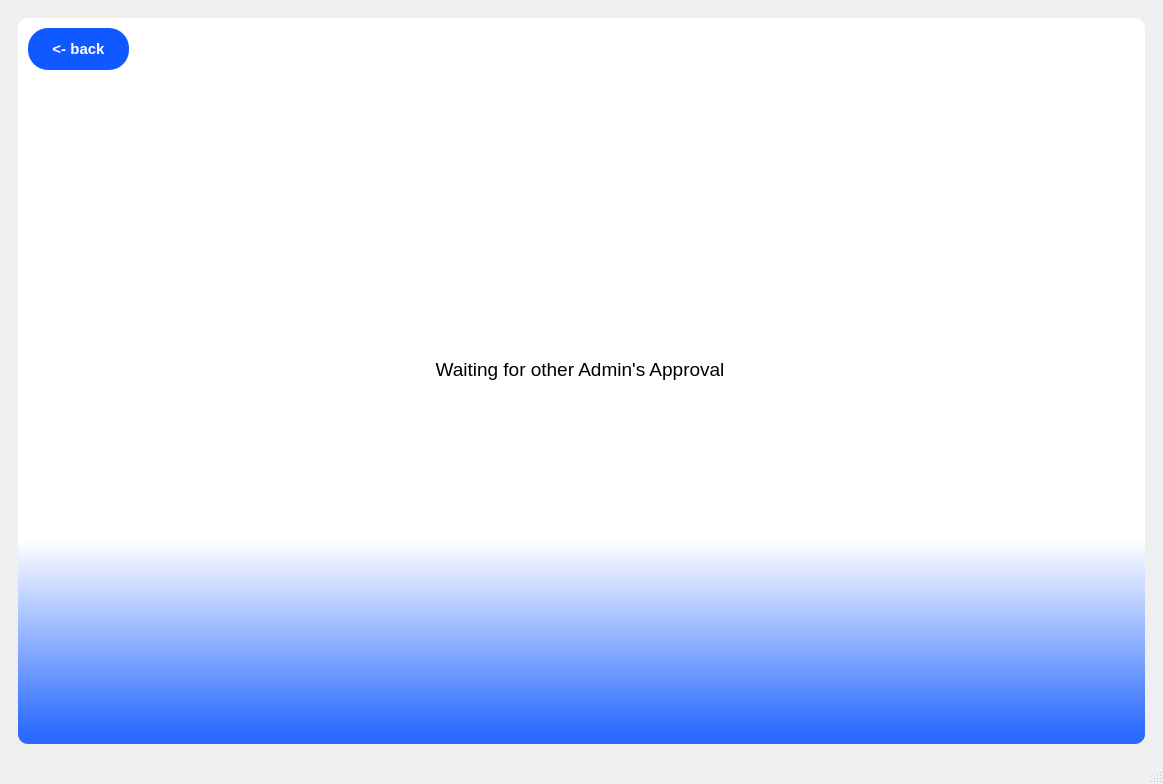
<?xml version="1.0" encoding="UTF-8"?>
<ui version="4.0">
 <class>MainWindow</class>
 <widget class="QMainWindow" name="MainWindow">
  <property name="geometry">
   <rect>
    <x>0</x>
    <y>0</y>
    <width>1163</width>
    <height>784</height>
   </rect>
  </property>
  <property name="windowTitle">
   <string>MainWindow</string>
  </property>
  <property name="styleSheet">
   <string notr="true">/* =======================================================
   1. LEFT FRAMES (Gradient Background for both pages)
======================================================= */
QFrame#leftLoginFrame, QFrame#leftSignupFrame, QFrame#waitingFrame {
    background: qlineargradient(x1:0, y1:0, x2:1, y2:1, 
                                stop:0 #ffffff, 
                                stop:1 #e0eaf5);
    border-radius: 10px;
}

/* =======================================================
   2. RIGHT IMAGE FRAMES (Apply to both if duplicated)
======================================================= */
QFrame#rightImageFrame, QFrame#rightImageFrame_2 {
    border-image: url(:/images/votingImage.png) 0 0 0 0 stretch stretch;
}

/* =======================================================
   3. PRIMARY ACTION BUTTONS (Login, Register, Back)
      Smooth Solid Blue Pill shape
======================================================= */
QPushButton#loginSubmitBtn, QPushButton#signupSubmitBtn, QPushButton#adminWaitBackBtn {
    background-color: #3b5998; 
    color: white;
    border: none;
    border-radius: 20px; 
    padding: 12px;
    font-size: 15px;
    font-weight: bold;
}

QPushButton#loginSubmitBtn:hover, QPushButton#signupSubmitBtn:hover, QPushButton#adminWaitBackBtn:hover {
    background-color: #4b6ea8; 
}

QPushButton#loginSubmitBtn:pressed, QPushButton#signupSubmitBtn:pressed, QPushButton#adminWaitBackBtn:pressed {
    background-color: #2a4170; 
}

/* =======================================================
   4. SECONDARY NAVIGATION BUTTONS (Switch Pages)
      Ghost/Outline Style
======================================================= */
QPushButton#goToSignupBtn, QPushButton#goToLoginBtn {
    background-color: transparent;
    color: #3b5998; 
    border: 2px solid transparent;
    border-radius: 15px;
    padding: 10px;
    font-size: 13px;
    font-weight: bold;
}

QPushButton#goToSignupBtn:hover, QPushButton#goToLoginBtn:hover {
    background-color: #eef2f9; 
    border: 2px solid #3b5998; 
}

QPushButton#goToSignupBtn:pressed, QPushButton#goToLoginBtn:pressed {
    background-color: #dbe4f0;
}

/* =======================================================
   5. ALL TEXT INPUTS (User, Pass, Email, etc.)
======================================================= */
QLineEdit {
    background-color: #ffffff;
    border: 1px solid #cccccc;
    border-radius: 12px; 
    padding: 10px 15px;
    font-size: 14px;
    color: #333333;
}

QLineEdit:focus {
    border: 2px solid #3b5998; 
    background-color: #fbfcff;
}

/* =======================================================
   6. DASHBOARD SIDEBAR (User &amp; Admin)
======================================================= */
/* The dark sidebar container */
QFrame#userSidebarFrame, QFrame#adminSidebarFrame {
    background-color: #314a75; /* A much lighter, smoother slate-blue */
    border-right: 2px solid #3b5998;
}

/* Sidebar Title Labels (e.g., &quot;VOTER MENU&quot;) */
QFrame#userSidebarFrame QLabel, QFrame#adminSidebarFrame QLabel {
    color: white;
    font-size: 16px;
    font-weight: bold;
    padding: 15px;
}

/* Sidebar Navigation Buttons */
QFrame#userSidebarFrame QPushButton, QFrame#adminSidebarFrame QPushButton {
    background-color: transparent; 
    color: #e8eef7; /* Slightly brighter text to keep high contrast */
    text-align: left; /* Flushes text to the left */
    padding: 15px 20px; /* Taller padding for easy clicking */
    font-size: 14px;
    font-weight: bold;
    border: none;
    border-radius: 0px; /* Removes pill shape for sidebar items */
}

/* Sidebar Hover, Pressed, AND Active (Checked) Effects */
QFrame#userSidebarFrame QPushButton:hover, 
QFrame#adminSidebarFrame QPushButton:hover,
QFrame#userSidebarFrame QPushButton:pressed, 
QFrame#adminSidebarFrame QPushButton:pressed,
QFrame#userSidebarFrame QPushButton:checked, 
QFrame#adminSidebarFrame QPushButton:checked {
    background-color: #4b6ea8; /* Boosted hover color */
    color: white;
    border-left: 5px solid #ffffff; /* Cool white indicator bar */
}

/* =======================================================
   8. PROFILE TOP BAR
======================================================= */
/* The Avatar Button */
QPushButton#userProfilePicBtn, QPushButton#adminProfilePicBtn {
    background-color: transparent;
    border: 2px solid #3b5998; /* A nice blue ring around the profile pic */
    border-radius: 25px; /* Makes it a perfect circle (assuming 50x50 size) */
}
QPushButton#userProfilePicBtn, QPushButton#adminProfilePicBtn:hover {
    border: 2px solid #4b6ea8; /* Lighter blue glow on hover */
}

/* The Name Label */
QLabel#userNameLabel, QLabel#adminNameLabel {
    color: #ffffff; /* Assuming this is on a light background now. If dark, use 'white' */
    font-size: 16px;
    font-weight: bold;
}


/* =======================================================
   10. DASHBOARD LAYOUT BACKGROUNDS
======================================================= */

/* The Top Navigation Bar (Holding Name and Profile Pic) */
QFrame#userTopNavbarFrame, QFrame#adminTopNavbarFrame {
    background-color: #314a75; /* Crisp white background */
    border-bottom: 2px solid #e0eaf5; /* Subtle grey-blue line separating header from content */
}

/* The Nested Inner Stack (Where the actual dashboard content goes) */
QStackedWidget#userContentStack, QStackedWidget#adminContentStack {
    background-color: #f5f7fb; /* Very soft grey/blue so the white cards/widgets pop out */
}

/* Ensure the Inner Pages themselves are also transparent so the stack color shows */
QWidget#userInnerPage_Home, QWidget#userInnerPage_Elections, QWidget#userInnerPage_Results {
    background-color: transparent; 
}

</string>
  </property>
  <widget class="QWidget" name="centralwidget">
   <layout class="QVBoxLayout" name="verticalLayout_3">
    <item>
     <widget class="QStackedWidget" name="MainStack">
      <property name="enabled">
       <bool>true</bool>
      </property>
      <property name="styleSheet">
       <string notr="true"/>
      </property>
      <property name="currentIndex">
       <number>0</number>
      </property>
      <widget class="QWidget" name="AdminWaitingPage">
       <layout class="QGridLayout" name="gridLayout_5">
        <item row="0" column="0">
         <widget class="QFrame" name="waitingFrame">
          <property name="sizePolicy">
           <sizepolicy hsizetype="Preferred" vsizetype="Preferred">
            <horstretch>0</horstretch>
            <verstretch>0</verstretch>
           </sizepolicy>
          </property>
          <property name="styleSheet">
           <string notr="true">background-color: qlineargradient(spread:pad, x1:0.503, y1:0.984279, x2:0.503, y2:0.717348, stop:0 rgba(43, 107, 255, 255), stop:1 rgba(255, 255, 255, 255));</string>
          </property>
          <property name="frameShape">
           <enum>QFrame::Shape::NoFrame</enum>
          </property>
          <widget class="QLabel" name="label_4">
           <property name="geometry">
            <rect>
             <x>396</x>
             <y>340</y>
             <width>332</width>
             <height>23</height>
            </rect>
           </property>
           <property name="sizePolicy">
            <sizepolicy hsizetype="Fixed" vsizetype="Preferred">
             <horstretch>0</horstretch>
             <verstretch>0</verstretch>
            </sizepolicy>
           </property>
           <property name="layoutDirection">
            <enum>Qt::LayoutDirection::LeftToRight</enum>
           </property>
           <property name="styleSheet">
            <string notr="true">background-color: rgb(255, 255, 255);</string>
           </property>
           <property name="text">
            <string>&lt;html&gt;&lt;head/&gt;&lt;body&gt;&lt;p align=&quot;center&quot;&gt;&lt;span style=&quot; font-size:14pt; color:#000000;&quot;&gt;Waiting for other Admin's Approval&lt;/span&gt;&lt;/p&gt;&lt;/body&gt;&lt;/html&gt;</string>
           </property>
          </widget>
          <widget class="QPushButton" name="adminWaitBackBtn">
           <property name="geometry">
            <rect>
             <x>10</x>
             <y>10</y>
             <width>101</width>
             <height>42</height>
            </rect>
           </property>
           <property name="styleSheet">
            <string notr="true">
background-color: rgb(16, 88, 255);</string>
           </property>
           <property name="text">
            <string>&lt;- back</string>
           </property>
          </widget>
         </widget>
        </item>
       </layout>
      </widget>
      <widget class="QWidget" name="UserDashPage">
       <layout class="QVBoxLayout" name="verticalLayout_4">
        <item>
         <widget class="QFrame" name="userTopNavbarFrame">
          <property name="minimumSize">
           <size>
            <width>0</width>
            <height>75</height>
           </size>
          </property>
          <property name="maximumSize">
           <size>
            <width>16777215</width>
            <height>75</height>
           </size>
          </property>
          <property name="frameShape">
           <enum>QFrame::Shape::StyledPanel</enum>
          </property>
          <property name="frameShadow">
           <enum>QFrame::Shadow::Raised</enum>
          </property>
          <layout class="QGridLayout" name="gridLayout_7">
           <item row="0" column="2">
            <widget class="QPushButton" name="userProfilePicBtn">
             <property name="minimumSize">
              <size>
               <width>50</width>
               <height>50</height>
              </size>
             </property>
             <property name="maximumSize">
              <size>
               <width>50</width>
               <height>50</height>
              </size>
             </property>
             <property name="text">
              <string/>
             </property>
            </widget>
           </item>
           <item row="0" column="0">
            <spacer name="horizontalSpacer_5">
             <property name="orientation">
              <enum>Qt::Orientation::Horizontal</enum>
             </property>
             <property name="sizeHint" stdset="0">
              <size>
               <width>1042</width>
               <height>20</height>
              </size>
             </property>
            </spacer>
           </item>
           <item row="0" column="1">
            <widget class="QLabel" name="userNameLabel">
             <property name="text">
              <string>Hello</string>
             </property>
            </widget>
           </item>
          </layout>
         </widget>
        </item>
        <item>
         <layout class="QHBoxLayout" name="horizontalLayout">
          <item>
           <widget class="QFrame" name="userSidebarFrame">
            <property name="minimumSize">
             <size>
              <width>220</width>
              <height>0</height>
             </size>
            </property>
            <property name="maximumSize">
             <size>
              <width>220</width>
              <height>16777215</height>
             </size>
            </property>
            <property name="frameShape">
             <enum>QFrame::Shape::StyledPanel</enum>
            </property>
            <property name="frameShadow">
             <enum>QFrame::Shadow::Raised</enum>
            </property>
            <layout class="QVBoxLayout" name="verticalLayout_2">
             <item>
              <widget class="QLabel" name="label_3">
               <property name="text">
                <string>&lt;html&gt;&lt;head/&gt;&lt;body&gt;&lt;p align=&quot;center&quot;&gt;&lt;span style=&quot; font-size:14pt; font-weight:700; color:#ffffff;&quot;&gt;PAK.EVM&lt;/span&gt;&lt;/p&gt;&lt;/body&gt;&lt;/html&gt;</string>
               </property>
              </widget>
             </item>
             <item>
              <widget class="QPushButton" name="btnUserHome">
               <property name="text">
                <string>Home</string>
               </property>
               <property name="checkable">
                <bool>true</bool>
               </property>
               <property name="autoExclusive">
                <bool>true</bool>
               </property>
              </widget>
             </item>
             <item>
              <widget class="QPushButton" name="userSidebarActiveElectionsBtn">
               <property name="text">
                <string>Active Elections</string>
               </property>
               <property name="checkable">
                <bool>true</bool>
               </property>
               <property name="autoExclusive">
                <bool>true</bool>
               </property>
              </widget>
             </item>
             <item>
              <widget class="QPushButton" name="userSidebarMyTokensBtn">
               <property name="text">
                <string>My Tokens</string>
               </property>
               <property name="checkable">
                <bool>true</bool>
               </property>
               <property name="autoExclusive">
                <bool>true</bool>
               </property>
              </widget>
             </item>
             <item>
              <widget class="QPushButton" name="userSidebarLocateStationBtn">
               <property name="text">
                <string>Locate Station</string>
               </property>
               <property name="checkable">
                <bool>true</bool>
               </property>
               <property name="autoExclusive">
                <bool>true</bool>
               </property>
              </widget>
             </item>
             <item>
              <widget class="QPushButton" name="userSidebarCandidacyBtn">
               <property name="text">
                <string>Run for Office</string>
               </property>
               <property name="checkable">
                <bool>true</bool>
               </property>
               <property name="autoExclusive">
                <bool>true</bool>
               </property>
              </widget>
             </item>
             <item>
              <spacer name="verticalSpacer_10">
               <property name="orientation">
                <enum>Qt::Orientation::Vertical</enum>
               </property>
               <property name="sizeHint" stdset="0">
                <size>
                 <width>20</width>
                 <height>413</height>
                </size>
               </property>
              </spacer>
             </item>
             <item>
              <widget class="QPushButton" name="btnUserLogout">
               <property name="text">
                <string>Logout</string>
               </property>
               <property name="checkable">
                <bool>true</bool>
               </property>
               <property name="autoExclusive">
                <bool>true</bool>
               </property>
              </widget>
             </item>
            </layout>
           </widget>
          </item>
          <item>
           <widget class="QStackedWidget" name="userContentStack">
            <property name="currentIndex">
             <number>0</number>
            </property>
            <widget class="QWidget" name="userInnerPage_Home"/>
           </widget>
          </item>
         </layout>
        </item>
       </layout>
      </widget>
      <widget class="QWidget" name="AdminDashPage">
       <layout class="QVBoxLayout" name="verticalLayout_admin_main">
        <item>
         <widget class="QFrame" name="adminTopNavbarFrame">
          <property name="minimumSize">
           <size>
            <width>0</width>
            <height>75</height>
           </size>
          </property>
          <property name="maximumSize">
           <size>
            <width>16777215</width>
            <height>75</height>
           </size>
          </property>
          <property name="frameShape">
           <enum>QFrame::Shape::StyledPanel</enum>
          </property>
          <property name="frameShadow">
           <enum>QFrame::Shadow::Raised</enum>
          </property>
          <layout class="QGridLayout" name="gridLayout_admin_nav">
           <item row="0" column="0">
            <spacer name="horizontalSpacer_admin">
             <property name="orientation">
              <enum>Qt::Orientation::Horizontal</enum>
             </property>
             <property name="sizeHint" stdset="0">
              <size>
               <width>1042</width>
               <height>20</height>
              </size>
             </property>
            </spacer>
           </item>
           <item row="0" column="2">
            <widget class="QPushButton" name="adminProfilePicBtn">
             <property name="minimumSize">
              <size>
               <width>50</width>
               <height>50</height>
              </size>
             </property>
             <property name="maximumSize">
              <size>
               <width>50</width>
               <height>50</height>
              </size>
             </property>
             <property name="text">
              <string/>
             </property>
            </widget>
           </item>
           <item row="0" column="1">
            <widget class="QLabel" name="adminNameLabel">
             <property name="text">
              <string/>
             </property>
            </widget>
           </item>
          </layout>
         </widget>
        </item>
        <item>
         <layout class="QHBoxLayout" name="horizontalLayout_admin">
          <item>
           <widget class="QFrame" name="adminSidebarFrame">
            <property name="minimumSize">
             <size>
              <width>220</width>
              <height>0</height>
             </size>
            </property>
            <property name="maximumSize">
             <size>
              <width>220</width>
              <height>16777215</height>
             </size>
            </property>
            <property name="frameShape">
             <enum>QFrame::Shape::StyledPanel</enum>
            </property>
            <property name="frameShadow">
             <enum>QFrame::Shadow::Raised</enum>
            </property>
            <layout class="QVBoxLayout" name="verticalLayout_admin_sidebar">
             <item>
              <widget class="QLabel" name="label_adminLogo">
               <property name="text">
                <string>&lt;html&gt;&lt;head/&gt;&lt;body&gt;&lt;p align=&quot;center&quot;&gt;&lt;span style=&quot; font-size:14pt; font-weight:700; color:#ffffff;&quot;&gt;PAK.EVM&lt;/span&gt;&lt;/p&gt;&lt;/body&gt;&lt;/html&gt;</string>
               </property>
              </widget>
             </item>
             <item>
              <widget class="QPushButton" name="btnAdminHome">
               <property name="text">
                <string>Dashboard</string>
               </property>
               <property name="checkable">
                <bool>true</bool>
               </property>
               <property name="autoExclusive">
                <bool>true</bool>
               </property>
              </widget>
             </item>
             <item>
              <widget class="QPushButton" name="adminSidebarElectionsBtn">
               <property name="text">
                <string>Manage Elections</string>
               </property>
               <property name="checkable">
                <bool>true</bool>
               </property>
               <property name="autoExclusive">
                <bool>true</bool>
               </property>
              </widget>
             </item>
             <item>
              <widget class="QPushButton" name="adminSidebarCandidatesBtn">
               <property name="text">
                <string>Candidates</string>
               </property>
               <property name="checkable">
                <bool>true</bool>
               </property>
               <property name="autoExclusive">
                <bool>true</bool>
               </property>
              </widget>
             </item>
             <item>
              <widget class="QPushButton" name="adminSidebarAdminsBtn">
               <property name="text">
                <string>Admins</string>
               </property>
               <property name="checkable">
                <bool>true</bool>
               </property>
               <property name="autoExclusive">
                <bool>true</bool>
               </property>
              </widget>
             </item>
             <item>
              <spacer name="verticalSpacer_admin">
               <property name="orientation">
                <enum>Qt::Orientation::Vertical</enum>
               </property>
               <property name="sizeHint" stdset="0">
                <size>
                 <width>20</width>
                 <height>413</height>
                </size>
               </property>
              </spacer>
             </item>
             <item>
              <widget class="QPushButton" name="btnAdminLogout">
               <property name="text">
                <string>Logout</string>
               </property>
               <property name="checkable">
                <bool>true</bool>
               </property>
               <property name="autoExclusive">
                <bool>true</bool>
               </property>
              </widget>
             </item>
            </layout>
           </widget>
          </item>
          <item>
           <widget class="QStackedWidget" name="adminContentStack">
            <property name="currentIndex">
             <number>1</number>
            </property>
            <widget class="QWidget" name="adminInnerPage_Home"/>
            <widget class="QWidget" name="adminInnerPage_Elections"/>
           </widget>
          </item>
         </layout>
        </item>
       </layout>
      </widget>
     </widget>
    </item>
   </layout>
  </widget>
  <widget class="QMenuBar" name="menubar">
   <property name="geometry">
    <rect>
     <x>0</x>
     <y>0</y>
     <width>1163</width>
     <height>20</height>
    </rect>
   </property>
  </widget>
  <widget class="QStatusBar" name="statusbar"/>
 </widget>
 <resources/>
 <connections/>
</ui>
